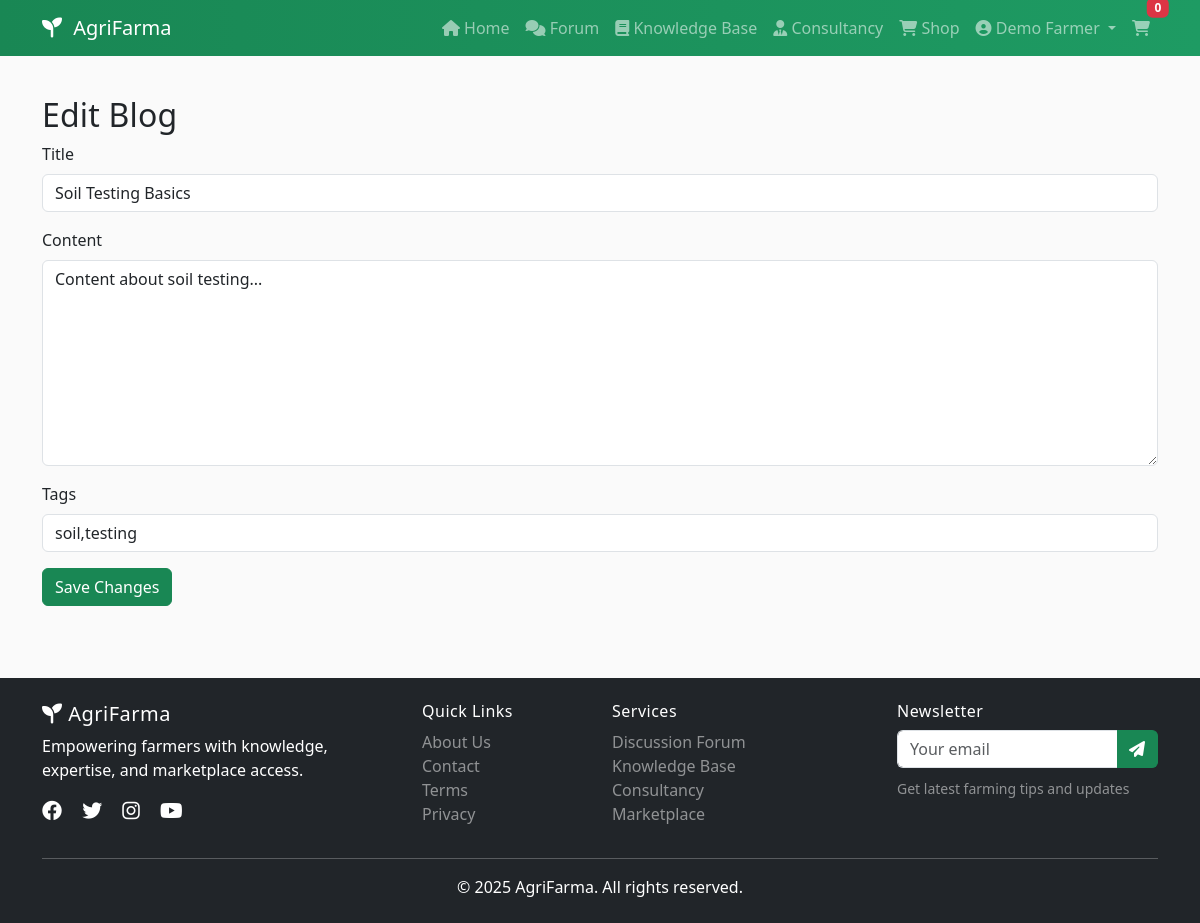
The app's page /knowledge/edit-blog/1 (signed in) with its own data.
### models.py (models this page shows, shortened)
class User(UserMixin, db.Model):
    id = db.Column(db.Integer, primary_key=True)
    name = db.Column(db.String(120), nullable=False)
    email = db.Column(db.String(120), unique=True, nullable=False)
    password_hash = db.Column(db.String(256), nullable=False)
    join_date = db.Column(db.DateTime, default=datetime.utcnow)
    is_active = db.Column(db.Boolean, default=True)
    profile = db.relationship('Profile', backref='user', uselist=False, cascade='all, delete')
    roles = db.relationship('Role', secondary=roles, backref=db.backref('users', lazy='dynamic'))
    @property
    def is_admin(self):
        return any(r.name == 'admin' for r in self.roles)

class BlogPost(db.Model):
    id = db.Column(db.Integer, primary_key=True)
    category_id = db.Column(db.Integer, db.ForeignKey('category.id'), nullable=False)
    user_id = db.Column(db.Integer, db.ForeignKey('user.id'), nullable=False)
    title = db.Column(db.String(200), nullable=False)
    content = db.Column(db.Text, nullable=False)
    featured_image = db.Column(db.String(200))
    tags = db.Column(db.String(200))  # comma-separated
    created_at = db.Column(db.DateTime, default=datetime.utcnow)
    views = db.Column(db.Integer, default=0)
    category = db.relationship('Category')
    author = db.relationship('User')
    comments = db.relationship('BlogComment', backref='post', cascade='all, delete')

### app.py (the view)
@app.route('/knowledge/edit-blog/<int:blog_id>', methods=['GET','POST'])
@login_required
def edit_blog(blog_id):
    post = BlogPost.query.get_or_404(blog_id)
    if request.method == 'POST':
        post.title = request.form.get('title'); post.content = request.form.get('content'); post.tags = request.form.get('tags'); db.session.commit(); flash('Blog updated!', 'success')
        return redirect(url_for('blog_detail', blog_id=post.id))
    return render_template('edit_blog.html', post=post)

### app.py (called while the page is built)
@login_manager.user_loader
def load_user(user_id: str):
    return User.query.get(int(user_id))

### templates/edit_blog.html (shortened to what this page needs)
{% extends 'base.html' %}
{% block content %}
<div class='container'>
  <h2>Edit Blog</h2>
  <form method='post' action='{{ url_for('edit_blog', blog_id=post.id) }}'>
    <div class='mb-3'>
      <label class='form-label'>Title</label>
      <input class='form-control' name='title' value='{{ post.title }}' required>
    </div>
    <div class='mb-3'>
      <label class='form-label'>Content</label>
      <textarea class='form-control' rows='8' name='content' required>{{ post.content }}</textarea>
    </div>
    <div class='mb-3'>
      <label class='form-label'>Tags</label>
      <input class='form-control' name='tags' value='{{ post.tags }}'>
    </div>
    <button class='btn btn-success'>Save Changes</button>
  </form>
</div>
{% endblock %}

### templates/base.html (shortened to what this page needs)
<!DOCTYPE html>
<html lang="en">
<head>
    <link href="https://cdn.jsdelivr.net/npm/bootstrap@5.3.0/dist/css/bootstrap.min.css" rel="stylesheet">
    <link rel="stylesheet" href="https://cdnjs.cloudflare.com/ajax/libs/font-awesome/6.4.0/css/all.min.css">
    <link rel="stylesheet" href="{{ url_for('static', filename='css/style.css') }}">
</head>
<body>
    <nav class="navbar navbar-expand-lg navbar-dark bg-success sticky-top">
        <div class="container">
            <a class="navbar-brand" href="{{ url_for('index') }}">
                <i class="fas fa-seedling"></i> AgriFarma
            </a>
            <div class="collapse navbar-collapse" id="navbarNav">
                <ul class="navbar-nav ms-auto">
                    <li class="nav-item">
                        <a class="nav-link" href="{{ url_for('index') }}">
                            <i class="fas fa-home"></i> Home
                        </a>
                    </li>
                    <li class="nav-item">
                        <a class="nav-link" href="{{ url_for('forum_home') }}">
                            <i class="fas fa-comments"></i> Forum
                        </a>
                    </li>
                    <li class="nav-item">
                        <a class="nav-link" href="{{ url_for('knowledge_home') }}">
                            <i class="fas fa-book"></i> Knowledge Base
                        </a>
                    </li>
                    <li class="nav-item">
                        <a class="nav-link" href="{{ url_for('consultancy_home') }}">
                            <i class="fas fa-user-tie"></i> Consultancy
                        </a>
                    </li>
                    <li class="nav-item">
                        <a class="nav-link" href="{{ url_for('shop_home') }}">
                            <i class="fas fa-shopping-cart"></i> Shop
                        </a>
                    </li>
                    {% if current_user.is_authenticated %}
                        <li class="nav-item dropdown">
                            <a class="nav-link dropdown-toggle" href="#" id="userDropdown" role="button"
                               data-bs-toggle="dropdown" aria-expanded="false">
                                <i class="fas fa-user-circle"></i> {{ current_user.name }}
                            </a>
                        </li>
                        <li class="nav-item">
                            <a class="nav-link position-relative" href="{{ url_for('cart') }}">
                                <i class="fas fa-shopping-cart"></i>
                                <span class="badge bg-danger position-absolute top-0 start-100 translate-middle"
                                      id="cart-count">0</span>
                            </a>
                        </li>
                    {% endif %}
                </ul>
            </div>
        </div>
    </nav>
    <main class="py-4">
        {% block content %}{% endblock %}
    </main>
    <footer class="bg-dark text-white mt-5 py-4">
        <div class="container">
            <div class="row">
                <div class="col-md-4">
                    <h5><i class="fas fa-seedling"></i> AgriFarma</h5>
                    <p>Empowering farmers with knowledge, expertise, and marketplace access.</p>
                    <div class="social-links">
                        <a href="#" class="text-white me-3"><i class="fab fa-facebook fa-lg"></i></a>
                        <a href="#" class="text-white me-3"><i class="fab fa-twitter fa-lg"></i></a>
                        <a href="#" class="text-white me-3"><i class="fab fa-instagram fa-lg"></i></a>
                        <a href="#" class="text-white"><i class="fab fa-youtube fa-lg"></i></a>
                    </div>
                </div>
                <div class="col-md-2">
                    <h6>Quick Links</h6>
                    <ul class="list-unstyled">
                        <li><a href="{{ url_for('about') }}" class="text-white-50">About Us</a></li>
                        <li><a href="{{ url_for('contact') }}" class="text-white-50">Contact</a></li>
                        <li><a href="{{ url_for('terms') }}" class="text-white-50">Terms</a></li>
                        <li><a href="{{ url_for('privacy') }}" class="text-white-50">Privacy</a></li>
                    </ul>
                </div>
                <div class="col-md-3">
                    <h6>Services</h6>
                    <ul class="list-unstyled">
                        <li><a href="{{ url_for('forum_home') }}" class="text-white-50">Discussion Forum</a></li>
                        <li><a href="{{ url_for('knowledge_home') }}" class="text-white-50">Knowledge Base</a></li>
                        <li><a href="{{ url_for('consultancy_home') }}" class="text-white-50">Consultancy</a></li>
                        <li><a href="{{ url_for('shop_home') }}" class="text-white-50">Marketplace</a></li>
                    </ul>
                </div>
                <div class="col-md-3">
                    <h6>Newsletter</h6>
                    <form id="newsletter-form">
                        <div class="input-group mb-2">
                            <input type="email" class="form-control" placeholder="Your email" required>
                            <button class="btn btn-success" type="submit">
                                <i class="fas fa-paper-plane"></i>
                            </button>
                        </div>
                    </form>
                    <small class="text-white-50">Get latest farming tips and updates</small>
                </div>
            </div>
            <hr class="bg-white">
            <div class="row">
                <div class="col-md-12 text-center">
                    <p class="mb-0">&copy; 2025 AgriFarma. All rights reserved.</p>
                </div>
            </div>
        </div>
    </footer>
</body>
</html>

### static/css/style.css (style rules this page uses)
:root { --af-green: #198754; --af-dark: #0f5132; --af-light: #f6fff9; --af-accent: #8bd3a6; --af-warning: #ffc107; }
body { font-family: system-ui, -apple-system, "Segoe UI", Roboto, "Helvetica Neue", Arial, "Noto Sans", "Liberation Sans", "Apple Color Emoji", "Segoe UI Emoji", "Segoe UI Symbol", "Noto Color Emoji", sans-serif; background-color: #fafafa; }
h1, h2, h3, h4, h5, h6 { letter-spacing: 0.2px; }
.navbar.bg-success { background: linear-gradient(90deg, var(--af-green), #1e9b63); }
.navbar-brand i { margin-right: 6px; }
.btn-success { background-color: var(--af-green); border-color: var(--af-green); }
footer { background: #0b3d29 !important; }
footer h5, footer h6 { letter-spacing: 0.5px; }
footer a { text-decoration: none; }
#newsletter-form .form-control { border-right: 0; }
#newsletter-form .btn { border-left: 0; }

### records on screen
User: name "Demo Farmer"
BlogPost: title "Soil Testing Basics", content "Content about soil testing...", tags "soil,testing"
